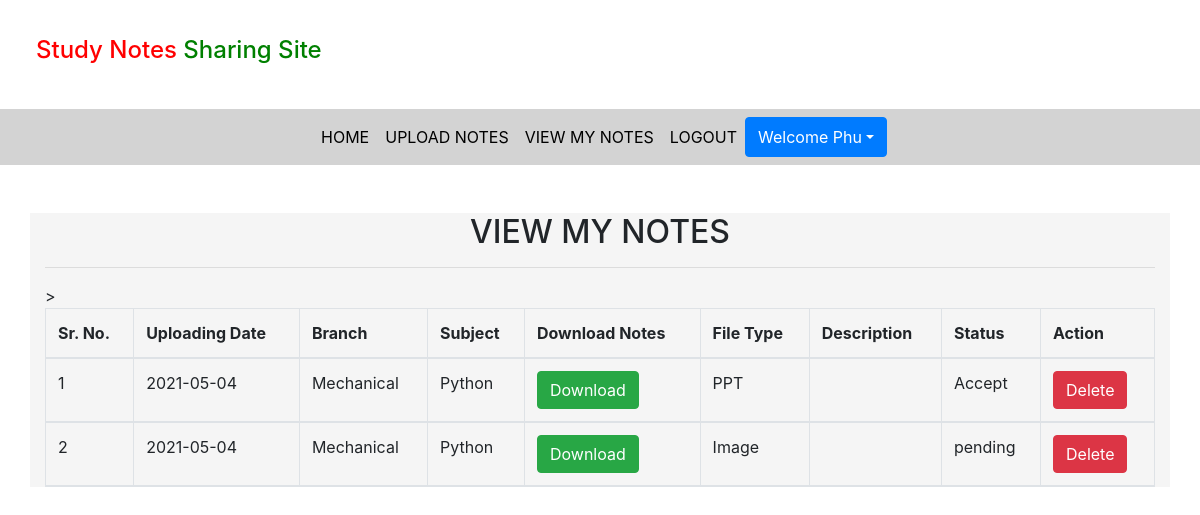
The app's page /view_mynotes/ (signed in) with its own data.
### notes/models.py (models this page shows, shortened)
class Notes(models.Model):
    user = models.ForeignKey(User, on_delete=models.CASCADE)
    uploadingdata= models.CharField(max_length=30)
    branch= models.CharField(max_length=30)
    subject = models.CharField(max_length=30)
    notesfile = models.FileField( null=True)
    filetype = models.CharField(max_length=30, null=True)
    description = models.CharField(max_length=200, null=True)
    status = models.CharField(max_length=15)

### notes/views.py (the view)
# urls.py: path('view_mynotes/', view_mynotes, name= 'view_mynotes'),
def view_mynotes(request):
    if not request.user.is_authenticated:
        return  redirect('login_user')
    user= User.objects.get(id= request.user.id)
    notes = Notes.objects.filter(user=user)
    d= {'notes':notes}
    return  render(request,'view_mynotes.html',d)

### notes/templates/view_mynotes.html (shortened to what this page needs)
{% extends 'usernavigation.html' %}
{% load static %}
{% block body %}
<link rel="stylesheet" href="https://cdnjs.cloudflare.com/ajax/libs/twitter-bootstrap/4.5.2/css/bootstrap.css">
<link rel="stylesheet" href="https://cdn.datatables.net/1.10.24/css/dataTables.bootstrap4.min.css">
<div class="container mt-5 " style="background-color: whitesmoke;">
    <h2 class="text-center">VIEW MY NOTES </h2>
            <hr>
    <table class="table table-bordered" id="example">
        <thead>
            <tr>
                <th>Sr. No.</th>
                <th>Uploading Date</th>
                <th>Branch</th>
                <th>Subject</th>
                <th>Download Notes</th>
                <th>File Type</th>
                <th>Description</th>
                <th>Status</th>
                <th>Action</th>
            </tr
            {% for i in notes %}>
            <tr>
                <td> {{forloop.counter}} </td>
                <td> {{i.uploadingdata}} </td>
                <td> {{i.branch}} </td>
                <td> {{i.subject}} </td>
                <td> <a href="{{i.notesfile.url}} " download="" class="btn btn-success"> Download </a></td>
                <td> {{i.filetype}} </td>
                <td> {{i.description}} </td>
                <td> {{i.status}} </td>
                <td> <a href="{% url 'delete_notes' i.id %} "  class="btn btn-danger" onclick="confirm('Are you sure?')"> Delete </a></td>
            </tr>
            {% endfor %}
        </thead>
    </table>
</div>
{% endblock %}

### notes/templates/usernavigation.html (shortened to what this page needs)
<!DOCTYPE html>
<html lang="en">
<head>
    {% load static %}
    <link rel="stylesheet" href="https://maxcdn.bootstrapcdn.com/bootstrap/4.3.1/css/bootstrap.min.css">
    <link rel="stylesheet" href="https://use.fontawesome.com/releases/v5.6.3/css/all.css"
>
    <link rel="stylesheet" href="{% static 'css/mystyle.css' %}">
</head>
<body>
<h4 style="padding: 3%;"><span style="color:red;">Study Notes</span><span style="color:green;"> Sharing Site</span></h4>
<nav class="navbar navbar-expand-sm justify-content-center" style="background-color:lightgrey">
    <ul class="navbar-nav">
        <li class="navbar-item">
            <a href="{% url 'profile' %}" class="nav-link">HOME</a>
        </li>
        <li class="navbar-item">
            <a href="{% url 'upload_notes' %}" class="nav-link">UPLOAD NOTES</a>
        </li>
        <li class="navbar-item">
            <a href="{% url 'view_mynotes' %}" class="nav-link">VIEW MY NOTES</a>
        </li>
        <li class="navbar-item">
            <a href="{% url 'logout' %}" class="nav-link">LOGOUT</a>
        </li>
        <div class="btn-group">
            <button type="button" class="btn btn-primary dropdown-toggle" data-toggle="dropdown">Welcome {{ request.user.first_name }}</button>
        </div>
    </ul>
</nav>
</body>
</html>
{% block body %}
{% endblock  %}

### notes/static/css/mystyle.css (style rules this page uses)
.nav-link { color: black; }

### records on screen
Notes: uploadingdata "2021-05-04", branch "Mechanical", subject "Python", filetype "PPT", status "Accept"
Notes: uploadingdata "2021-05-04", branch "Mechanical", subject "Python", filetype "Image", status "pending"

### other values on screen
{{ request.user.first_name }} "Phu"
